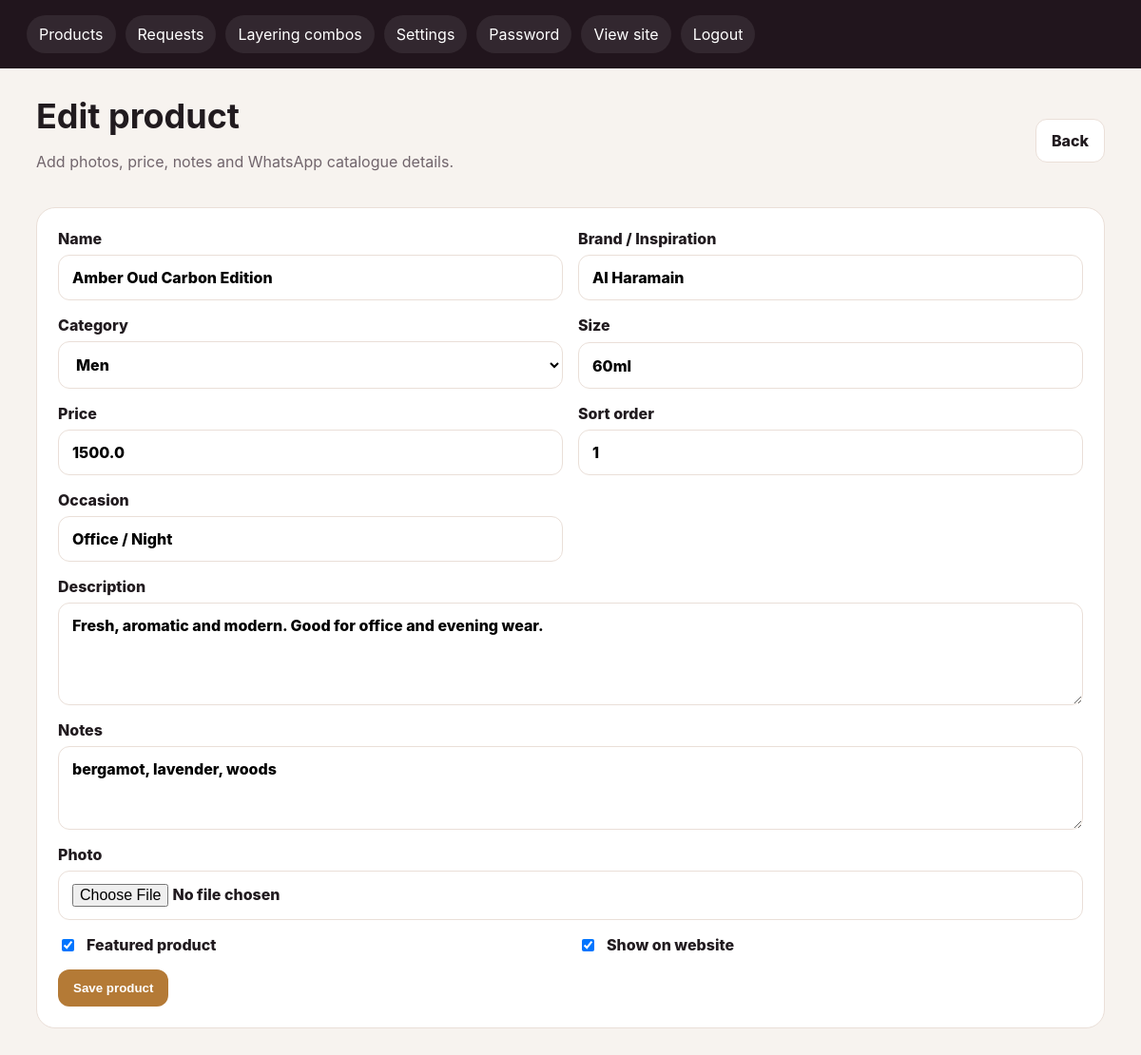
The page /admin/products/1/edit (signed in) on the database its author committed.
### tables this page shows
CREATE TABLE products (
            id INTEGER PRIMARY KEY AUTOINCREMENT,
            name TEXT NOT NULL,
            brand TEXT,
            category TEXT NOT NULL DEFAULT 'Unisex',
            size TEXT,
            price REAL NOT NULL DEFAULT 0,
            description TEXT,
            notes TEXT,
            occasion TEXT,
            image_filename TEXT,
            is_featured INTEGER NOT NULL DEFAULT 0,
            is_active INTEGER NOT NULL DEFAULT 1,
            sort_order INTEGER NOT NULL DEFAULT 0,
            created_at TEXT NOT NULL,
            updated_at TEXT NOT NULL
        );

### app.py (the view)
@app.route("/admin/products/<int:product_id>/edit", methods=["GET", "POST"])
@login_required
def admin_product_edit(product_id):
    product = get_db().execute("SELECT * FROM products WHERE id = ?", (product_id,)).fetchone()
    if not product:
        flash("Product not found.", "error")
        return redirect(url_for("admin_dashboard"))
    if request.method == "POST":
        return save_product(product_id)
    return render_template("admin/product_form.html", product=product, action="Edit product")

### app.py (called while the page is built)
def get_db():
    if "db" not in g:
        g.db = sqlite3.connect(DB_PATH)
        g.db.row_factory = sqlite3.Row
    return g.db

def login_required(view):
    @wraps(view)
    def wrapped_view(*args, **kwargs):
        if not session.get("admin_id"):
            return redirect(url_for("admin_login", next=request.path))
        return view(*args, **kwargs)
    return wrapped_view

def setting(key, default=""):
    row = get_db().execute("SELECT value FROM settings WHERE key = ?", (key,)).fetchone()
    return row["value"] if row else default

@app.context_processor
def inject_globals():
    return {
        "site_name": setting("site_name", "The Scent Library"),
        "hero_title": setting("hero_title", "Find your next signature scent."),
        "tagline": setting("tagline", "Premium perfumes, inspired scents and layering combos in Mauritius."),
        "whatsapp_number": setting("whatsapp_number", "23050000000"),
        "instagram_url": setting("instagram_url", "https://instagram.com/scentlibrary.mu"),
        "currency": setting("currency", "Rs"),
        "business_email": setting("business_email", ""),
        "business_address": setting("business_address", "Mauritius"),
        "quote_plus": quote_plus,
        "slugify": slugify,
    }

### templates/admin/product_form.html (shortened to what this page needs)
{% extends "admin/base_admin.html" %}
{% block content %}
<div class="admin-header">
  <div><h1>{{ action }}</h1><p>Add photos, price, notes and WhatsApp catalogue details.</p></div>
  <a class="button secondary" href="{{ url_for('admin_dashboard') }}">Back</a>
</div>
<form class="form-grid" method="post" enctype="multipart/form-data">
  <label>Name<input name="name" value="{{ product.name if product else '' }}" required></label>
  <label>Brand / Inspiration<input name="brand" value="{{ product.brand if product else '' }}"></label>
  <label>Category
    <select name="category">
      {% for c in ['Men','Women','Unisex'] %}
        <option value="{{ c }}" {% if product and product.category == c %}selected{% endif %}>{{ c }}</option>
      {% endfor %}
    </select>
  </label>
  <label>Size<input name="size" placeholder="50ml" value="{{ product.size if product else '' }}"></label>
  <label>Price<input type="number" step="0.01" name="price" value="{{ product.price if product else 0 }}"></label>
  <label>Sort order<input type="number" name="sort_order" value="{{ product.sort_order if product else 0 }}"></label>
  <label>Occasion<input name="occasion" value="{{ product.occasion if product else '' }}"></label>
  <label class="wide">Description<textarea name="description" rows="4">{{ product.description if product else '' }}</textarea></label>
  <label class="wide">Notes<textarea name="notes" rows="3">{{ product.notes if product else '' }}</textarea></label>
  <label class="wide">Photo<input type="file" name="image" accept="image/*"></label>
  <label class="check"><input type="checkbox" name="is_featured" {% if product and product.is_featured %}checked{% endif %}> Featured product</label>
  <label class="check"><input type="checkbox" name="is_active" {% if not product or product.is_active %}checked{% endif %}> Show on website</label>
  <div class="wide"><button class="button" type="submit">Save product</button></div>
</form>
{% endblock %}

### static/css/admin.css (style rules this page uses)
:root { --bg:#f7f3ef;--ink:#211b1f;--muted:#71656c;--card:#fff;--line:#eadfd8;--gold:#b47a36;--danger:#b42318;--ok:#12805c;--blue:#175cd3 }
* { box-sizing:border-box }
body { margin:0;font-family:Inter,Segoe UI,Arial,sans-serif;background:var(--bg);color:var(--ink) }
.admin-header { display:flex;justify-content:space-between;gap:20px;align-items:center;margin-bottom:22px }
.admin-header h1 { font-size:36px;margin:0 }
.admin-header p { color:var(--muted) }
.button,button { border:0;background:var(--gold);color:#fff;border-radius:12px;padding:12px 16px;font-weight:800;text-decoration:none;cursor:pointer;display:inline-flex;align-items:center;justify-content:center }
.button.secondary { background:#fff;color:var(--ink);border:1px solid var(--line) }
.form-grid { display:grid;grid-template-columns:1fr 1fr;gap:16px;background:#fff;border:1px solid var(--line);padding:22px;border-radius:20px }
label { display:grid;gap:7px;font-weight:800 }
input,select,textarea { padding:13px 14px;border:1px solid var(--line);border-radius:12px;font:inherit;background:#fff }
textarea { resize:vertical }
.wide { grid-column:1/-1 }
.check { display:flex;align-items:center;gap:10px }
.check input { width:auto }

### rows shown on the page
products: name "Amber Oud Carbon Edition", brand "Al Haramain", category "Men", size "60ml", price "1500.0", sort_order "1", occasion "Office / Night", description "Fresh, aromatic and modern. Good for office and evening wear.", notes "bergamot, lavender, woods", is_featured "☑", is_active "☑"

### other values the page prints
{{ action }} "Edit product"
